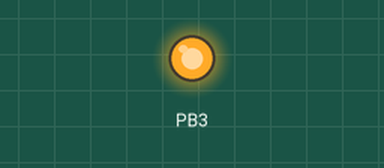
Bench run of a sketch on a simulated ATtiny85, built with avr-gcc and run on an emulated ATtiny85. Shown: output pins drawn as LEDs (lit = HIGH).

Above: at 0.14 s.
At 2.54 s:
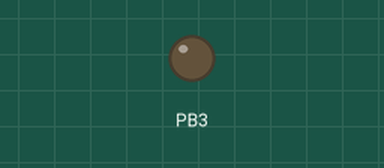
Timing chart, 0 to 3.0 s (numbered marks = the images above):
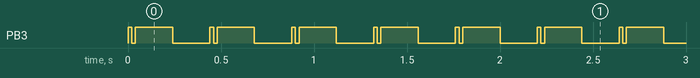

Measured:
- by itself, PB3: repeats every 0.44 s: LOW 0.02 s, HIGH 0.20 s, LOW 0.20 s, HIGH 0.02 s

The sketch:

btnLed.ino
```cpp
// main.c
//
// A simple blinky program for ATtiny85
// Connect red LED at pin 2 (PB3)
//
// electronut.in

#include <avr/io.h>
#include <util/delay.h>


int main (void)
{
  // set PB3 to be output
  DDRB = 0b00001000;
  while (1) {

    // flash# 1:
    // set PB3 high
    PORTB = 0b00001000;
    _delay_ms(20);
    // set PB3 low
    PORTB = 0b00000000;
    _delay_ms(20);

    // flash# 2:
    // set PB3 high
    PORTB = 0b00001000;
    _delay_ms(200);
    // set PB3 low
    PORTB = 0b00000000;
    _delay_ms(200);
  }
  return 1;
}
```
